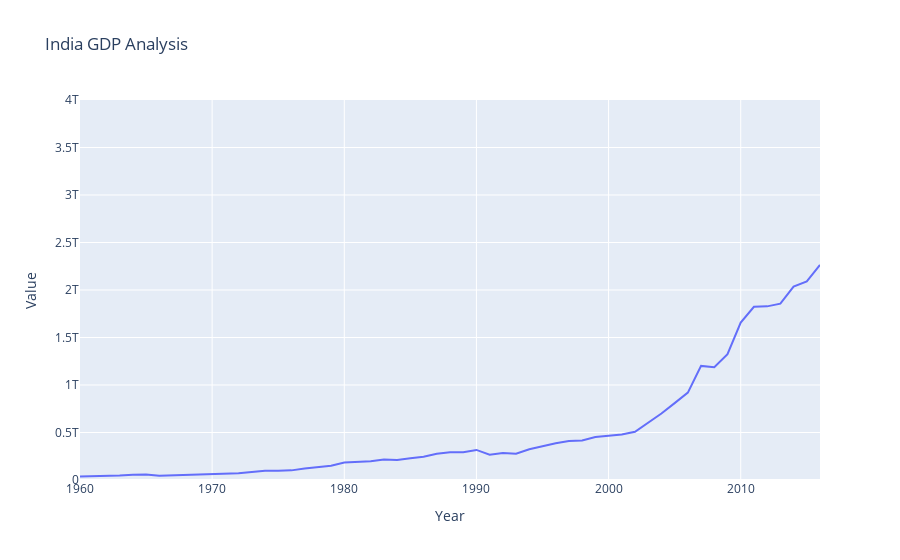

Notebook code cell kept with this figure:
### Code cell
df_pr=df[df['Country Name']=='India']
fig1=px.line(df_pr, x='Year',y='Value',title= 'India GDP Analysis',range_y=[0,4000000000000])
fig1
